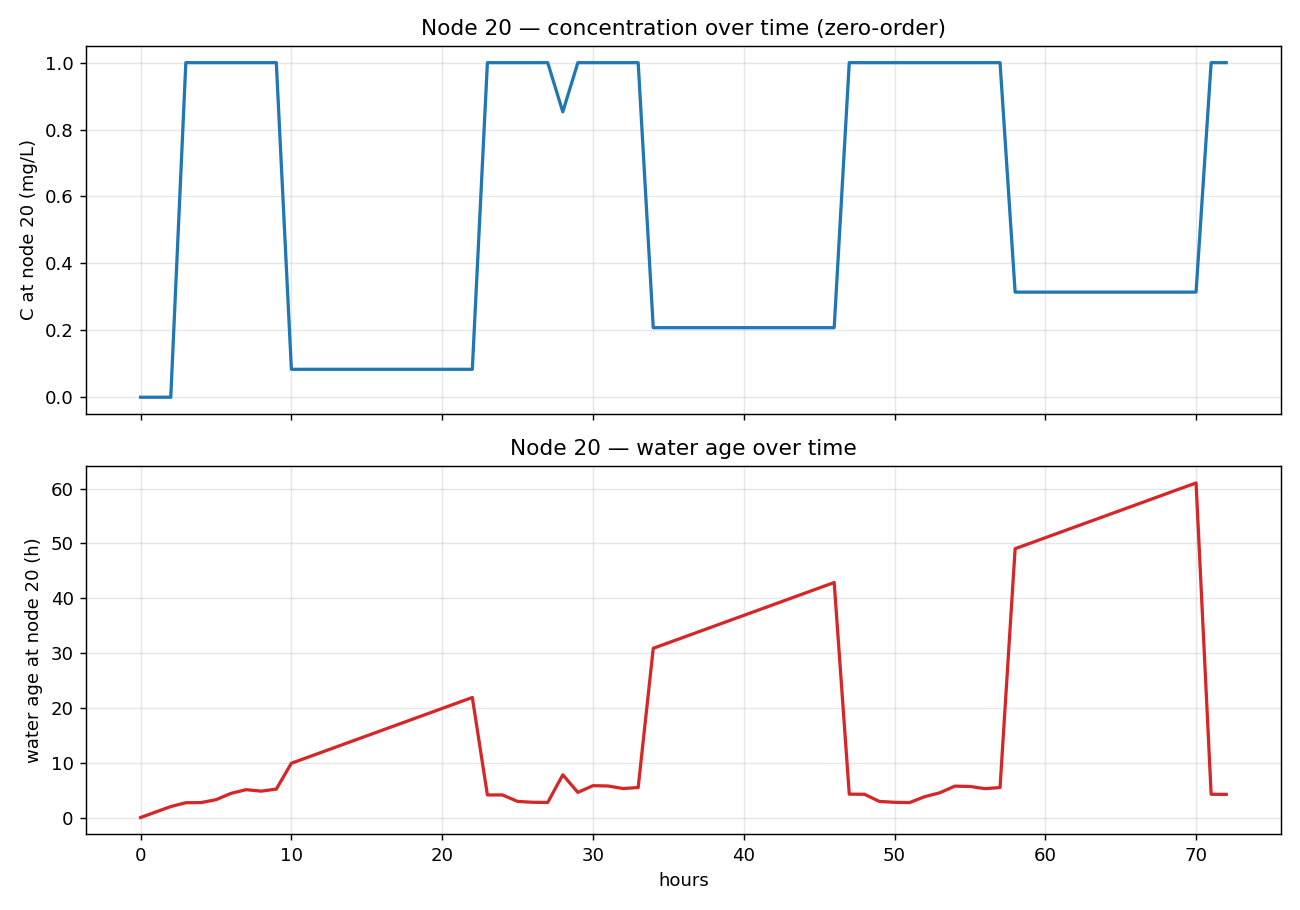

Source code (Python):
import os, matplotlib
matplotlib.use("Agg")
import matplotlib.pyplot as plt
import wntr

SECONDS_PER_DAY = 24 * 3600
p2s = lambda v: v / SECONDS_PER_DAY
INP = os.path.join(os.path.dirname(wntr.__file__), "library", "networks", "Net3.inp")
MON = ["10", "15", "20", "35", "40", "60"]

def simulate_chlorine(kb, kw, duration_hours=72, bulk_order=1, wall_order=1):
    wn = wntr.network.WaterNetworkModel(INP)
    wn.options.time.duration = duration_hours * 3600
    wn.options.time.hydraulic_timestep = 3600
    wn.options.time.report_timestep = 3600
    wn.options.time.quality_timestep = 300
    wn.options.quality.parameter = "CHEMICAL"; wn.options.quality.inpfile_units = "mg/L"
    wn.options.reaction.bulk_order = bulk_order; wn.options.reaction.wall_order = wall_order
    wn.options.reaction.bulk_coeff = p2s(kb); wn.options.reaction.wall_coeff = p2s(kw)
    for r in wn.reservoir_name_list: wn.get_node(r).initial_quality = 1.0
    res = wntr.sim.EpanetSimulator(wn).run_sim()
    q = res.node["quality"][MON]; q.index = q.index / 3600.0
    return q

def simulate_age(duration_hours=72):
    wn = wntr.network.WaterNetworkModel(INP)
    wn.options.time.duration = duration_hours * 3600
    wn.options.time.report_timestep = 3600
    wn.options.quality.parameter = "AGE"
    res = wntr.sim.EpanetSimulator(wn).run_sim()
    age = res.node["quality"][MON] / 3600.0; age.index = age.index / 3600.0
    return age

ts_zero = simulate_chlorine(kb=-0.3, kw=0.0, bulk_order=0, wall_order=0, duration_hours=72)
age = simulate_age(72)

fig, (ax1, ax2) = plt.subplots(2, 1, figsize=(10, 7), sharex=True)
ax1.plot(ts_zero.index, ts_zero["20"], color="tab:blue", lw=1.8)
ax1.set_ylabel("C at node 20 (mg/L)")
ax1.set_title("Node 20 — concentration over time (zero-order)")
ax1.grid(alpha=0.3)

ax2.plot(age.index, age["20"], color="tab:red", lw=1.8)
ax2.set_ylabel("water age at node 20 (h)")
ax2.set_xlabel("hours")
ax2.set_title("Node 20 — water age over time")
ax2.grid(alpha=0.3)

plt.tight_layout()
out = os.path.join(os.path.dirname(__file__), "_node20.png")
plt.savefig(out, dpi=130)
print("saved", out)
print("C range:", round(ts_zero["20"].min(), 3), "to", round(ts_zero["20"].max(), 3))
print("age range:", round(age["20"].min(), 2), "to", round(age["20"].max(), 2))
